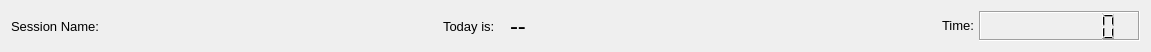
     <widget class="QFrame" name="session_frame">
      <property name="geometry">
       <rect>
        <x>0</x>
        <y>-6</y>
        <width>1151</width>
        <height>52</height>
       </rect>
      </property>
      <property name="frameShape">
       <enum>QFrame::Shape::NoFrame</enum>
      </property>
      <property name="frameShadow">
       <enum>QFrame::Shadow::Plain</enum>
      </property>
      <layout class="QHBoxLayout" name="horizontalLayout_7">
       <item>
        <widget class="QLabel" name="date_label_3">
         <property name="font">
          <font>
           <family>Segoe UI</family>
           <pointsize>10</pointsize>
          </font>
         </property>
         <property name="text">
          <string>Session Name:</string>
         </property>
        </widget>
       </item>
       <item>
        <widget class="QLabel" name="date_label_4">
         <property name="maximumSize">
          <size>
           <width>61</width>
           <height>20</height>
          </size>
         </property>
         <property name="font">
          <font>
           <family>Segoe UI</family>
           <pointsize>10</pointsize>
          </font>
         </property>
         <property name="text">
          <string>Today is:</string>
         </property>
        </widget>
       </item>
       <item>
        <widget class="QLabel" name="day_label_2">
         <property name="font">
          <font>
           <family>Segoe UI</family>
           <pointsize>18</pointsize>
           <italic>false</italic>
          </font>
         </property>
         <property name="text">
          <string>--</string>
         </property>
        </widget>
       </item>
       <item>
        <widget class="QLabel" name="label_19">
         <property name="maximumSize">
          <size>
           <width>31</width>
           <height>21</height>
          </size>
         </property>
         <property name="font">
          <font>
           <family>Segoe UI</family>
           <pointsize>10</pointsize>
          </font>
         </property>
         <property name="text">
          <string>Time:</string>
         </property>
        </widget>
       </item>
       <item>
        <widget class="QLCDNumber" name="timeLCD_2">
         <property name="maximumSize">
          <size>
           <width>161</width>
           <height>41</height>
          </size>
         </property>
         <property name="font">
          <font>
           <pointsize>10</pointsize>
          </font>
         </property>
         <property name="autoFillBackground">
          <bool>true</bool>
         </property>
         <property name="frameShadow">
          <enum>QFrame::Shadow::Sunken</enum>
         </property>
         <property name="lineWidth">
          <number>1</number>
         </property>
         <property name="midLineWidth">
          <number>0</number>
         </property>
         <property name="digitCount">
          <number>8</number>
         </property>
         <property name="segmentStyle">
          <enum>QLCDNumber::SegmentStyle::Filled</enum>
         </property>
        </widget>
       </item>
      </layout>
     </widget>
